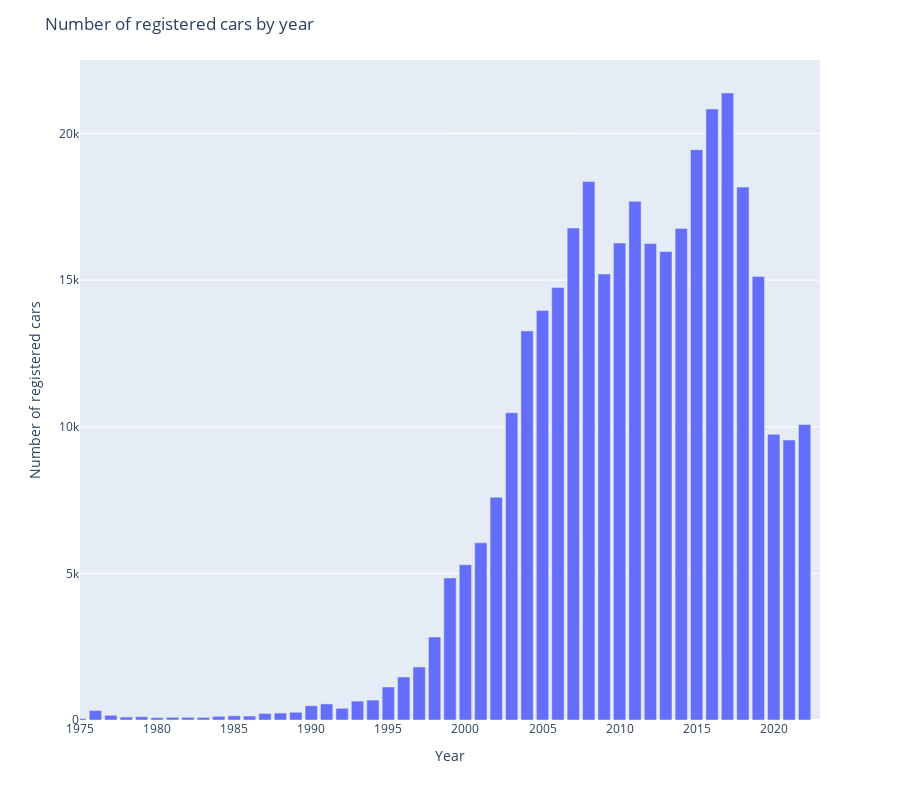

Here is the notebook cell this chart was saved with:
### Markdown cell above
### Porazdelitev avtov na leto

### Code cell
import plotly.express as px

years = list([x.year for x in cars['B-Datum prve registracije vozila']])
years = filter(lambda x: x >= 1975, years)
years = dict(sorted(collections.Counter(years).items(), reverse=True))

fig = px.bar(x=list(years.keys()), y=list(years.values()))
fig.update_layout(
    xaxis_title='Year',
    yaxis_title='Number of registered cars',
    title='Number of registered cars by year',
    xaxis=dict(range=[1975, 2023])
)
fig.update_layout(dict( height=800))

pyo.iplot(fig)

### Figure 1 — Plotly figure (JSON) as saved in the notebook; plotly's stock layout.template omitted (floating-point values rounded to 4 significant figures)
{"data": [{"alignmentgroup": "True", "hovertemplate": "x=%{x}<br>y=%{y}<extra></extra>", "legendgroup": "", "marker": {"color": "#636efa", "pattern": {"shape": ""}}, "name": "", "offsetgroup": "", "orientation": "v", "showlegend": false, "textposition": "auto", "type": "bar", "x": [2022, 2021, 2020, 2019, 2018, 2017, 2016, 2015, 2014, 2013, 2012, 2011, 2010, 2009, 2008, 2007, 2006, 2005, 2004, 2003, 2002, 2001, 2000, 1999, 1998, 1997, 1996, 1995, 1994, 1993, 1992, 1991, 1990, 1989, 1988, 1987, 1986, 1985, 1984, 1983, 1982, 1981, 1980, 1979, 1978, 1977, 1976, 1975], "xaxis": "x", "y": [10077, 9548, 9741, 15128, 18174, 21382, 20838, 19448, 16762, 15979, 16246, 17690, 16265, 15207, 18360, 16776, 14748, 13966, 13269, 10480, 7597, 6044, 5295, 4844, 2830, 1809, 1467, 1125, 680, 644, 399, 549, 487, 263, 237, 223, 136, 142, 124, 88, 92, 92, 79, 113, 101, 160, 322, 51], "yaxis": "y"}], "layout": {"barmode": "relative", "height": 800, "legend": {"tracegroupgap": 0}, "margin": {"t": 60}, "title": {"text": "Number of registered cars by year"}, "xaxis": {"anchor": "y", "domain": [0, 1], "range": [1975, 2023], "title": {"text": "Year"}}, "yaxis": {"anchor": "x", "domain": [0, 1], "title": {"text": "Number of registered cars"}}}}
